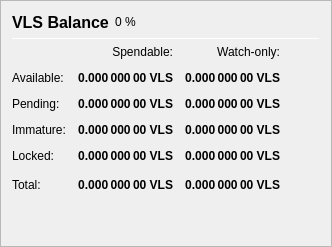
                   <widget class="QFrame" name="frame_Balances">
                    <property name="frameShape">
                     <enum>QFrame::StyledPanel</enum>
                    </property>
                    <property name="frameShadow">
                     <enum>QFrame::Raised</enum>
                    </property>
                    <layout class="QVBoxLayout" name="verticalLayout_4">
                     <item>
                      <layout class="QHBoxLayout" name="horizontalLayout_4">
                       <item>
                        <widget class="QLabel" name="label_5">
                         <property name="minimumSize">
                          <size>
                           <width>0</width>
                           <height>20</height>
                          </size>
                         </property>
                         <property name="font">
                          <font>
                           <pointsize>12</pointsize>
                           <weight>75</weight>
                           <bold>true</bold>
                          </font>
                         </property>
                         <property name="text">
                          <string>VLS Balance</string>
                         </property>
                        </widget>
                       </item>
                       <item>
                        <widget class="QLabel" name="labelVLSPercent">
                         <property name="text">
                          <string notr="true">0 %</string>
                         </property>
                        </widget>
                       </item>
                       <item>
                        <spacer name="horizontalSpacer_3">
                         <property name="orientation">
                          <enum>Qt::Horizontal</enum>
                         </property>
                         <property name="sizeHint" stdset="0">
                          <size>
                           <width>40</width>
                           <height>20</height>
                          </size>
                         </property>
                        </spacer>
                       </item>
                      </layout>
                     </item>
                     <item>
                      <widget class="Line" name="line_Balance">
                       <property name="minimumSize">
                        <size>
                         <width>0</width>
                         <height>1</height>
                        </size>
                       </property>
                       <property name="maximumSize">
                        <size>
                         <width>16777215</width>
                         <height>1</height>
                        </size>
                       </property>
                       <property name="orientation">
                        <enum>Qt::Horizontal</enum>
                       </property>
                      </widget>
                     </item>
                     <item>
                      <layout class="QGridLayout" name="gridLayout">
                       <property name="spacing">
                        <number>12</number>
                       </property>
                       <item row="0" column="1">
                        <widget class="QLabel" name="labelSpendable">
                         <property name="text">
                          <string>Spendable:</string>
                         </property>
                         <property name="alignment">
                          <set>Qt::AlignRight|Qt::AlignTrailing|Qt::AlignVCenter</set>
                         </property>
                        </widget>
                       </item>
                       <item row="0" column="2">
                        <widget class="QLabel" name="labelWatchonly">
                         <property name="text">
                          <string>Watch-only:</string>
                         </property>
                         <property name="alignment">
                          <set>Qt::AlignRight|Qt::AlignTrailing|Qt::AlignVCenter</set>
                         </property>
                        </widget>
                       </item>
                       <item row="1" column="0">
                        <widget class="QLabel" name="labelBalanceText">
                         <property name="text">
                          <string>Available:</string>
                         </property>
                        </widget>
                       </item>
                       <item row="1" column="1">
                        <widget class="QLabel" name="labelBalance">
                         <property name="font">
                          <font>
                           <weight>75</weight>
                           <bold>true</bold>
                          </font>
                         </property>
                         <property name="cursor">
                          <cursorShape>IBeamCursor</cursorShape>
                         </property>
                         <property name="toolTip">
                          <string>Your current spendable balance</string>
                         </property>
                         <property name="text">
                          <string notr="true">0.000 000 00 VLS</string>
                         </property>
                         <property name="alignment">
                          <set>Qt::AlignRight|Qt::AlignTrailing|Qt::AlignVCenter</set>
                         </property>
                         <property name="textInteractionFlags">
                          <set>Qt::LinksAccessibleByMouse|Qt::TextSelectableByKeyboard|Qt::TextSelectableByMouse</set>
                         </property>
                        </widget>
                       </item>
                       <item row="1" column="2">
                        <widget class="QLabel" name="labelWatchAvailable">
                         <property name="font">
                          <font>
                           <weight>75</weight>
                           <bold>true</bold>
                          </font>
                         </property>
                         <property name="cursor">
                          <cursorShape>IBeamCursor</cursorShape>
                         </property>
                         <property name="toolTip">
                          <string>Your current balance in watch-only addresses</string>
                         </property>
                         <property name="text">
                          <string notr="true">0.000 000 00 VLS</string>
                         </property>
                         <property name="alignment">
                          <set>Qt::AlignRight|Qt::AlignTrailing|Qt::AlignVCenter</set>
                         </property>
                         <property name="textInteractionFlags">
                          <set>Qt::LinksAccessibleByMouse|Qt::TextSelectableByKeyboard|Qt::TextSelectableByMouse</set>
                         </property>
                        </widget>
                       </item>
                       <item row="2" column="0">
                        <widget class="QLabel" name="labelPendingText">
                         <property name="text">
                          <string>Pending:</string>
                         </property>
                        </widget>
                       </item>
                       <item row="2" column="1">
                        <widget class="QLabel" name="labelUnconfirmed">
                         <property name="font">
                          <font>
                           <weight>75</weight>
                           <bold>true</bold>
                          </font>
                         </property>
                         <property name="cursor">
                          <cursorShape>IBeamCursor</cursorShape>
                         </property>
                         <property name="toolTip">
                          <string>Total of transactions that have yet to be confirmed, and do not yet count toward the spendable balance</string>
                         </property>
                         <property name="text">
                          <string notr="true">0.000 000 00 VLS</string>
                         </property>
                         <property name="alignment">
                          <set>Qt::AlignRight|Qt::AlignTrailing|Qt::AlignVCenter</set>
                         </property>
                         <property name="textInteractionFlags">
                          <set>Qt::LinksAccessibleByMouse|Qt::TextSelectableByKeyboard|Qt::TextSelectableByMouse</set>
                         </property>
                        </widget>
                       </item>
                       <item row="2" column="2">
                        <widget class="QLabel" name="labelWatchPending">
                         <property name="font">
                          <font>
                           <weight>75</weight>
                           <bold>true</bold>
                          </font>
                         </property>
                         <property name="cursor">
                          <cursorShape>IBeamCursor</cursorShape>
                         </property>
                         <property name="toolTip">
                          <string>Unconfirmed transactions to watch-only addresses</string>
                         </property>
                         <property name="text">
                          <string notr="true">0.000 000 00 VLS</string>
                         </property>
                         <property name="alignment">
                          <set>Qt::AlignRight|Qt::AlignTrailing|Qt::AlignVCenter</set>
                         </property>
                         <property name="textInteractionFlags">
                          <set>Qt::LinksAccessibleByMouse|Qt::TextSelectableByKeyboard|Qt::TextSelectableByMouse</set>
                         </property>
                        </widget>
                       </item>
                       <item row="3" column="0">
                        <widget class="QLabel" name="labelImmatureText">
                         <property name="text">
                          <string>Immature:</string>
                         </property>
                        </widget>
                       </item>
                       <item row="3" column="1">
                        <widget class="QLabel" name="labelImmature">
                         <property name="font">
                          <font>
                           <weight>75</weight>
                           <bold>true</bold>
                          </font>
                         </property>
                         <property name="cursor">
                          <cursorShape>IBeamCursor</cursorShape>
                         </property>
                         <property name="toolTip">
                          <string>Staked or masternode rewards that has not yet matured</string>
                         </property>
                         <property name="text">
                          <string notr="true">0.000 000 00 VLS</string>
                         </property>
                         <property name="alignment">
                          <set>Qt::AlignRight|Qt::AlignTrailing|Qt::AlignVCenter</set>
                         </property>
                         <property name="textInteractionFlags">
                          <set>Qt::LinksAccessibleByMouse|Qt::TextSelectableByKeyboard|Qt::TextSelectableByMouse</set>
                         </property>
                        </widget>
                       </item>
                       <item row="3" column="2">
                        <widget class="QLabel" name="labelWatchImmature">
                         <property name="font">
                          <font>
                           <weight>75</weight>
                           <bold>true</bold>
                          </font>
                         </property>
                         <property name="cursor">
                          <cursorShape>IBeamCursor</cursorShape>
                         </property>
                         <property name="toolTip">
                          <string>Staked or masternode rewards in watch-only addresses that has not yet matured</string>
                         </property>
                         <property name="text">
                          <string notr="true">0.000 000 00 VLS</string>
                         </property>
                         <property name="alignment">
                          <set>Qt::AlignRight|Qt::AlignTrailing|Qt::AlignVCenter</set>
                         </property>
                         <property name="textInteractionFlags">
                          <set>Qt::LinksAccessibleByMouse|Qt::TextSelectableByKeyboard|Qt::TextSelectableByMouse</set>
                         </property>
                        </widget>
                       </item>
                       <item row="4" column="0">
                        <widget class="QLabel" name="labelLockedBalanceText">
                         <property name="toolTip">
                          <string>Locked VLS or Masternode collaterals. These are excluded from zVLS minting.</string>
                         </property>
                         <property name="text">
                          <string>Locked:</string>
                         </property>
                        </widget>
                       </item>
                       <item row="4" column="1">
                        <widget class="QLabel" name="labelLockedBalance">
                         <property name="font">
                          <font>
                           <weight>75</weight>
                           <bold>true</bold>
                          </font>
                         </property>
                         <property name="cursor">
                          <cursorShape>IBeamCursor</cursorShape>
                         </property>
                         <property name="toolTip">
                          <string>Locked VLS or Masternode collaterals. These are excluded from zVLS minting.</string>
                         </property>
                         <property name="text">
                          <string notr="true">0.000 000 00 VLS</string>
                         </property>
                         <property name="alignment">
                          <set>Qt::AlignRight|Qt::AlignTrailing|Qt::AlignVCenter</set>
                         </property>
                         <property name="textInteractionFlags">
                          <set>Qt::LinksAccessibleByMouse|Qt::TextSelectableByKeyboard|Qt::TextSelectableByMouse</set>
                         </property>
                        </widget>
                       </item>
                       <item row="4" column="2">
                        <widget class="QLabel" name="labelWatchLocked">
                         <property name="font">
                          <font>
                           <weight>75</weight>
                           <bold>true</bold>
                          </font>
                         </property>
                         <property name="cursor">
                          <cursorShape>IBeamCursor</cursorShape>
                         </property>
                         <property name="toolTip">
                          <string>Current locked balance in watch-only addresses</string>
                         </property>
                         <property name="text">
                          <string notr="true">0.000 000 00 VLS</string>
                         </property>
                         <property name="alignment">
                          <set>Qt::AlignRight|Qt::AlignTrailing|Qt::AlignVCenter</set>
                         </property>
                         <property name="textInteractionFlags">
                          <set>Qt::LinksAccessibleByMouse|Qt::TextSelectableByKeyboard|Qt::TextSelectableByMouse</set>
                         </property>
                        </widget>
                       </item>
                       <item row="5" column="0">
                        <widget class="QLabel" name="labelTotalText">
                         <property name="toolTip">
                          <string>Your current VELES balance, unconfirmed and immature transactions included</string>
                         </property>
                         <property name="text">
                          <string>Total:</string>
                         </property>
                        </widget>
                       </item>
                       <item row="5" column="1">
                        <widget class="QLabel" name="labelTotal">
                         <property name="font">
                          <font>
                           <weight>75</weight>
                           <bold>true</bold>
                          </font>
                         </property>
                         <property name="cursor">
                          <cursorShape>IBeamCursor</cursorShape>
                         </property>
                         <property name="toolTip">
                          <string>Your current VELES balance, unconfirmed and immature transactions included</string>
                         </property>
                         <property name="text">
                          <string notr="true">0.000 000 00 VLS</string>
                         </property>
                         <property name="alignment">
                          <set>Qt::AlignRight|Qt::AlignTrailing|Qt::AlignVCenter</set>
                         </property>
                         <property name="textInteractionFlags">
                          <set>Qt::LinksAccessibleByMouse|Qt::TextSelectableByKeyboard|Qt::TextSelectableByMouse</set>
                         </property>
                        </widget>
                       </item>
                       <item row="5" column="2">
                        <widget class="QLabel" name="labelWatchTotal">
                         <property name="font">
                          <font>
                           <weight>75</weight>
                           <bold>true</bold>
                          </font>
                         </property>
                         <property name="cursor">
                          <cursorShape>IBeamCursor</cursorShape>
                         </property>
                         <property name="toolTip">
                          <string>Current total balance in watch-only addresses</string>
                         </property>
                         <property name="text">
                          <string notr="true">0.000 000 00 VLS</string>
                         </property>
                         <property name="alignment">
                          <set>Qt::AlignRight|Qt::AlignTrailing|Qt::AlignVCenter</set>
                         </property>
                         <property name="textInteractionFlags">
                          <set>Qt::LinksAccessibleByMouse|Qt::TextSelectableByKeyboard|Qt::TextSelectableByMouse</set>
                         </property>
                        </widget>
                       </item>
                       <item row="5" column="3">
                        <spacer name="horizontalSpacer_9">
                         <property name="orientation">
                          <enum>Qt::Horizontal</enum>
                         </property>
                         <property name="sizeHint" stdset="0">
                          <size>
                           <width>40</width>
                           <height>20</height>
                          </size>
                         </property>
                        </spacer>
                       </item>
                      </layout>
                     </item>
                     <item>
                      <spacer name="verticalSpacer_3">
                       <property name="orientation">
                        <enum>Qt::Vertical</enum>
                       </property>
                       <property name="sizeHint" stdset="0">
                        <size>
                         <width>20</width>
                         <height>40</height>
                        </size>
                       </property>
                      </spacer>
                     </item>
                    </layout>
                   </widget>
